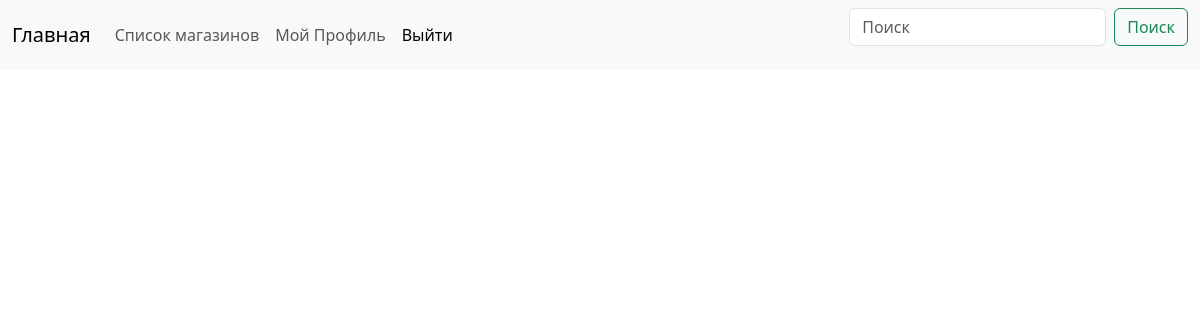
/mtssite/news/ (signed in), run on an earlier commit of the app's database.
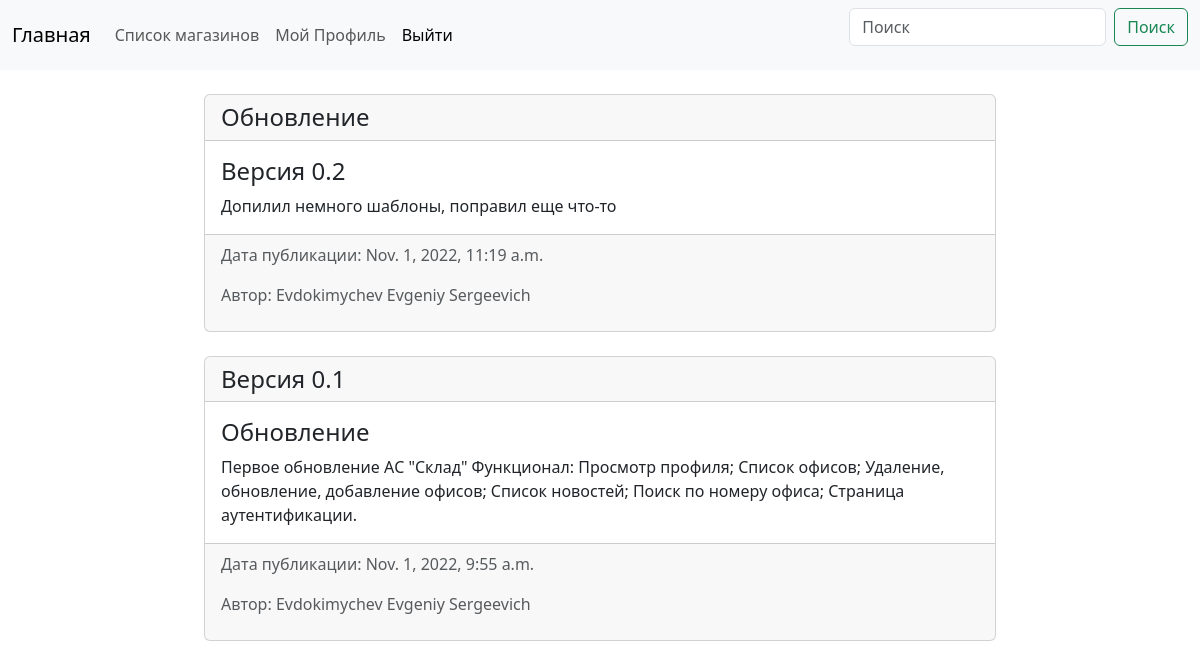
And on a later commit of the database.
### mtssite/models.py (models this page shows, shortened)
class News(models.Model):
    title = models.CharField(max_length=255)
    subtitle = models.CharField(max_length=255, blank=True)
    slug = models.SlugField(max_length=255, unique=True)
    body = models.TextField()
    meta_description = models.CharField(max_length=150, blank=True)
    date_created = models.DateTimeField(auto_now_add=True)
    date_modified = models.DateTimeField(auto_now=True)
    publish_date = models.DateTimeField(blank=True, null=True)
    published = models.BooleanField(default=False)
    author = models.ForeignKey(settings.AUTH_USER_MODEL, on_delete=models.CASCADE, to_field='personnel_number')

class CustomUser(AbstractBaseUser, PermissionsMixin):
    personnel_number = models.CharField(max_length=20, unique=True)
    email = models.EmailField(max_length=255, unique=True)
    fio = models.CharField(max_length=255)
    shop_number = models.ForeignKey(Office, on_delete=models.CASCADE, to_field='officename', null=True, blank=True)
    is_active = models.BooleanField(default=True)
    is_admin = models.BooleanField(default=False)
    objects = CustomUserManager()
    USERNAME_FIELD = 'personnel_number'
    REQUIRED_FIELDS = ['email', 'fio',]
    def get_full_name(self):
        return self.fio
    def has_perm(self, perm, obj=None):
        return True

### mtssite/views.py (the view)
# urls.py: path('news/', views.NewsListView.as_view(), name='news-list'),
class NewsListView(PermissionRequiredMixin, LoginRequiredMixin, generic.ListView):
    permission_required = 'mtssite.view_news'
    model = News
    template_name = 'news_list.html'
    def get_queryset(self):
        return News.objects.order_by('-publish_date')[:5]

### mtssite/templates/mtssite/news_list.html (shortened to what this page needs)
{% extends "template.html" %}
{% load static %}
{% block content %}
        {% for news in news_list %}
        <div class="card mt-4">
            <h4 class="card-header">
                {{ news.title }}
            </h4>
            <div class="card-body">
                <h4 class="card-title">{{ news.subtitle }}</h4>
                <p class="card-text">{{ news.body|safe }}</p>
            </div>
            <div class="card-footer text-muted">
                <p>Дата публикации: {{ news.publish_date }}</p>
                <p>Автор: {{ news.author.get_full_name }}</p>
            </div>
        </div>
        {% endfor %}
{% endblock %}

What changed in the data, as far as the page shows it:
added News: title "Обновление", subtitle "Версия 0.2", body "Допилил немного шаблоны, поправил еще что-то", publish_date "Nov. 1, 2022, 11:19 a.m.", author.get_full_name "Evdokimychev Evgeniy Sergeevich"
added News: title "Версия 0.1", subtitle "Обновление", body "Первое обновление АС \"Склад\" Функционал: Просмотр профиля; Список офисов; Удаление, обновление, добавление офисов; Список новостей; Поиск по номеру офиса; Страница аутентификации.", publish_date "Nov. 1, 2022, 9:55 a.m.", author.get_full_name "Evdokimychev Evgeniy Sergeevich"
